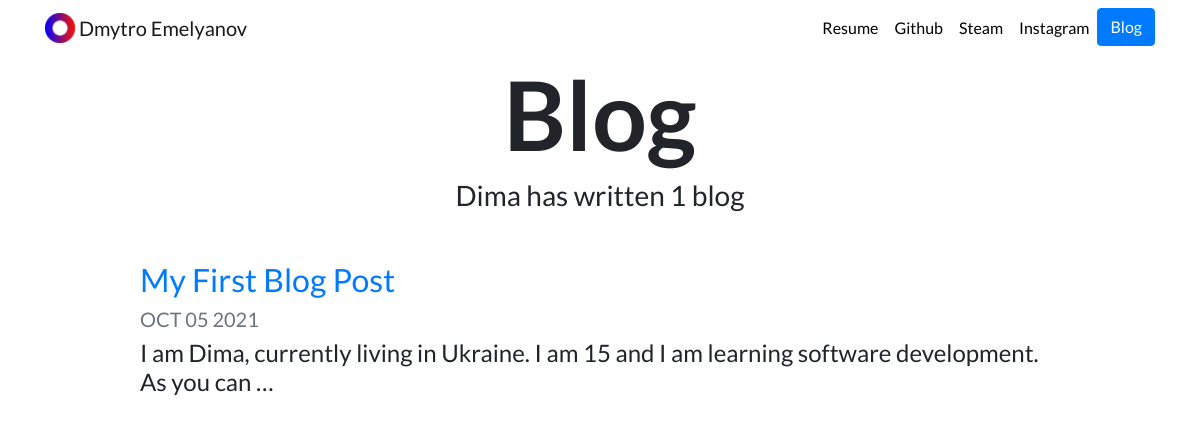
Screenshot of /blog/ with the database file from the repository.
### blog/models.py (models this page shows, shortened)
class Blog(models.Model):
    title = models.CharField(max_length=200)
    date_added = models.DateField()
    description = models.TextField()

### blog/views.py (the view)
# urls.py: path('', views.all_blogs, name='all_blogs'),
def all_blogs(request):
    blogs = Blog.objects.order_by('-date_added')
    return render(request, 'blog/all_blogs.html', {'blogs': blogs})

### blog/templates/blog/all_blogs.html
{% extends "portfolio/base.html" %}
{% load static %}
{% block content %}
<h1 id="blogtitle" class="font-weight-bold text-center">Blog</h1>
<h3 class="text-center mb-5">Dima has written {{ blogs.count }} blog{{ blogs.count|pluralize }}</h3>
{% for blog in blogs %}
<div class="row justify-content-center my-3">
  <div class="col-md-10">
    <a href="{% url 'blog:detail' blog.id %}">
      <h2>{{ blog.title }}</h2>
    </a>
    <h5 class="text-muted">{{ blog.date_added|date:'M d Y'|upper }}</h5>
    <h4>{{ blog.description|striptags|truncatechars:100 }}</h4>
  </div>
</div>
{% endfor %}
{% endblock %}

### portfolio/static/portfolio/custom.css (style rules this page uses)
body { font-family: 'Lato', sans-serif; }
#blogtitle { font-size: 6rem; }

### rows the page displays
Blog: title "My First Blog Post", date_added "OCT 05 2021", description "I am Dima, currently living in Ukraine. I am 15 and I am learning software development. As you can …"

### other values shown
{{ blogs.count }} "1"
